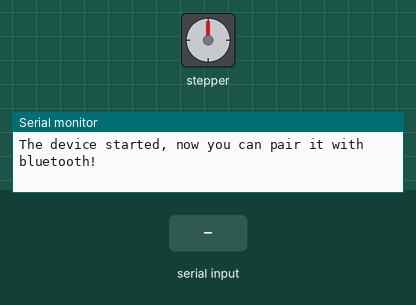
This sketch was run on a simulated ESP32. Parts: stepper motor, the last lines printed to the serial monitor. The inputs (shaded band) are chosen by the test bench. Nothing arrives over Bluetooth unless stated; stepper angles assume 2037 steps per turn.

Above: at 2.8 s.
2.9 s: "1" received over the second serial link
At 3.45 s:
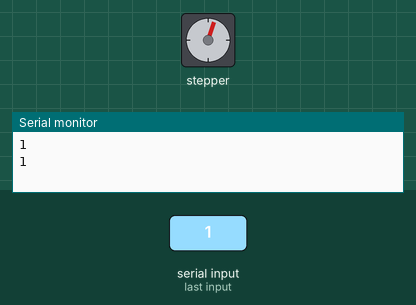
At 4.05 s:
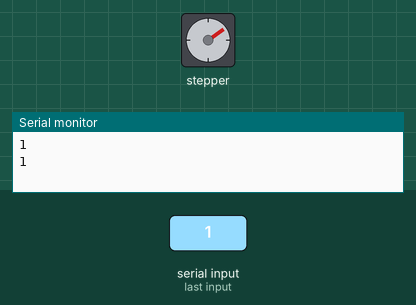
Timing chart, 0 to 15.9 s (numbered marks = the images above; inputs shaded):
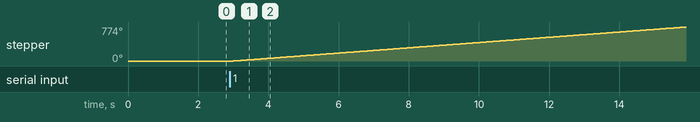

The sketch:

Main.ino
```cpp
#include "BluetoothSerial.h"
#include "Stepper.h"

#if !defined(CONFIG_BT_ENABLED) || !defined(CONFIG_BLUEDROID_ENABLED)
#error Bluetooth is not enabled! Please run `make menuconfig` to and enable it
#endif

BluetoothSerial SerialBT;
const int stepsPerRevolution = 2037;
const int feedStep = stepsPerRevolution / 6;
Stepper myStepper = Stepper(stepsPerRevolution, 32, 33, 25, 26);
int res;
int feedCount;

void setup()
{
  analogReadResolution(10);
  myStepper.setSpeed(10);
  Serial.begin(115200);
  SerialBT.begin("PetFeeder");
  Serial.println("The device started, now you can pair it with bluetooth!");
}

void loop()
{
   if (SerialBT.available())
   {
     char command = SerialBT.read();
     Serial.println(command);
     switch (command)
     {
     case 's':
       res = analogRead(34) >> 2;
       SerialBT.write(res);
       Serial.println(res);
       break;
     default:
       feedCount = command;
       Serial.println(command);
       myStepper.step(feedStep * feedCount);
       SerialBT.write(0);
     }
   }
  delay(1000);
}
```

Measured:
- after the input at 2.9 s, stepper: keeps turning clockwise at about 60°/s, starting after 0.10 s
